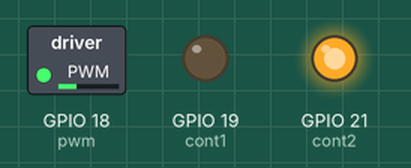
Recording of a program running on a simulated ESP32 board running MicroPython. Shown: switched loads named in the program (green lamp = pin HIGH), output pins drawn as LEDs (lit = HIGH). What the program prints to the serial console is not drawn.

Above: at 0.1 s.
Timing chart, 0 to 1.6 s (numbered marks = the images above):
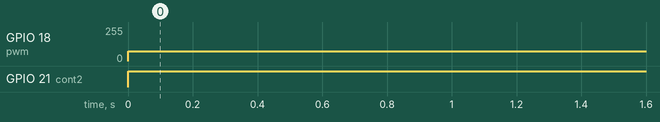

The program:

sensor_incom.py
```python
#importo libreras
from machine import PWM, Pin, Timer
import time

#configuro pines
cont1 = Pin(19,Pin.OUT)#control direcion
cont2 = Pin(21,Pin.OUT)#control direccion
pwm = PWM(Pin(18))#velocidad
pwm.freq(1000)#frecuencia
sensor = Pin(13, Pin.IN) #sensor
#inicio motor

cont1.value(0)
cont2.value(0)

#programa principal
contador = 0
vueltas = 0
rps = 0
timer = Timer(0)


def contar(pin):
    global contador
    global vueltas
    contador += 1

    if contador == 20:
        vueltas += 1
        contador = 0

def rps(timer):
    global vueltas, rps
    rps = vueltas
    vueltas = 0
    print(rps)

sensor.irq(handler = contar, trigger = Pin.IRQ_FALLING)
timer.init(period=1000, mode=Timer.PERIODIC, callback=rps)

while True:
    #configuramos velocidad minima 0 maxima 1023
    pwm.duty(300)
    #configuramos direcion de velocidad
    cont1.value(0)
    cont2.value(1)
```

Measured:
- by itself, GPIO 18 (pwm): 0/255 → 75/255 at 0.00 s
- by itself, GPIO 21 (cont2): LOW → HIGH at 0.00 s
